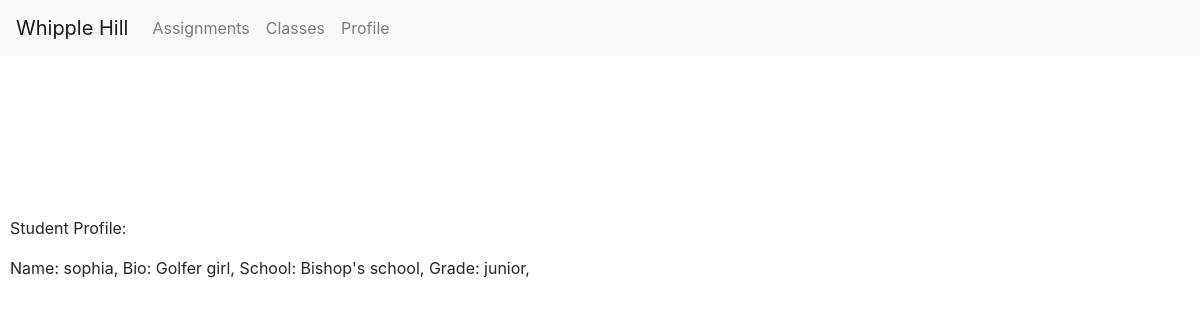
Page /profile/sophia on the committed database.
### assignments/models.py (models this page shows)
class StudentProfile(models.Model):
    user = models.OneToOneField(
    User,
    on_delete=models.CASCADE,
    primary_key=True
    )
    name = models.TextField(default="", blank=True)
    bio = models.TextField(default="", blank=True)
    school= models.TextField(default="", blank=True)
    FRESHMAN = 'FR'
    SOPHOMORE = 'SO'
    JUNIOR = 'JR'
    SENIOR = 'SR'
    GRADE_CHOICES = [
        (FRESHMAN, 'Freshman'),
        (SOPHOMORE, 'Sophomore'),
        (JUNIOR, 'Junior'),
        (SENIOR, 'Senior'),
    ]
    year_in_school = models.CharField(max_length=2,choices=GRADE_CHOICES,default=FRESHMAN,)

### assignments/views.py (the view, shortened to what this page needs)
# urls.py: path('profile/<username>',views.ProfileView.as_view(),name='profile'),
class ProfileView(View):
    def get(self,request,username):
        user = User.objects.get(username = username)
        try:
            profile = StudentProfile.objects.get(user=user)
        except StudentProfile.DoesNotExist:
            profile = None
        context = {'profile': profile,
        'user': user,
        'authenticated': request.user
        }
        return render(request, 'assignments/profile.html', context)

### assignments/templates/assignments/profile.html (shortened to what this page needs)
<!DOCTYPE html>
<html>
<html lang = "en">
<head>
  <link rel="stylesheet" href="https://maxcdn.bootstrapcdn.com/bootstrap/4.5.2/css/bootstrap.min.css">
  <link rel="stylesheet" href = "style.css">
</head>
  <nav class="navbar navbar-expand-sm bg-light navbar-light fixed-top">
    <a class="navbar-brand" href="{% url 'index' %}">
      Whipple Hill
    </a>
    <div class="collapse navbar-collapse" id="collapsibleNavbar">
      <ul class="navbar-nav">
      {% if user.is_authenticated %}
        <li class="nav-item">
          <a class="nav-link" href="{% url 'assignments' user.username %}">
            Assignments
          </a>
        </li>
        <li class="nav-item">
            <a class="nav-link" href="{% url 'classes' user.username %}">
              Classes
            </a>
        </li>
        <li class="nav-item">
            <a class="nav-link" href= "{% url 'profile' user.username %}">
              Profile
            </a>
        </li>
      {% endif %}
      </ul>
    </div>
  </nav>
  <br></br>
  <br></br>
  <body>
    <p> Student Profile: </p>
      {% if profile == None %}
        <p> No user profile found </p>
      {% else %}
        Name: {{profile.name}},
        Bio: {{profile.bio}},
        School: {{profile.school}},
        Grade: {{profile.year_in_school}},
      {% endif %}
  </body>
</html>

### assignments/templates/assignments/style.css (style rules this page uses)
body { padding-top: 120px; margin-left: 10px }

### rows in the picture
StudentProfile: name "sophia", bio "Golfer girl", school "Bishop's school", year_in_school "junior"
